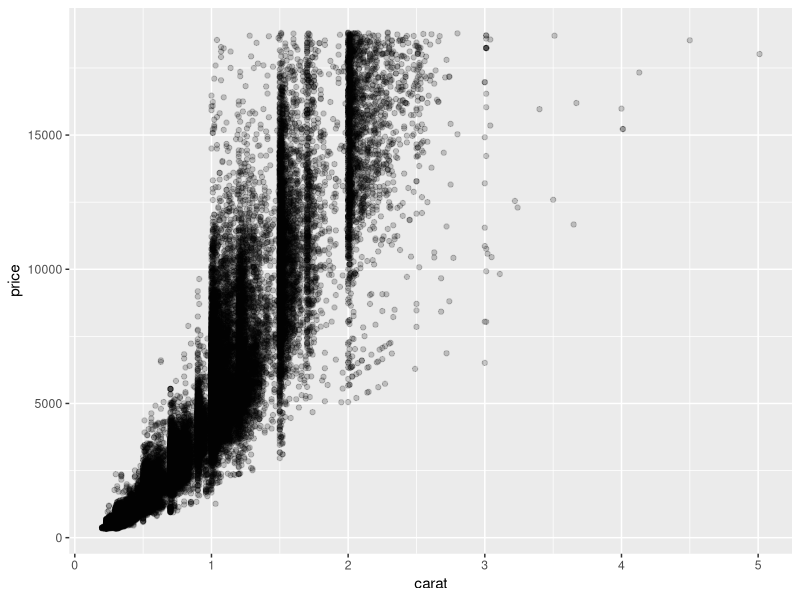
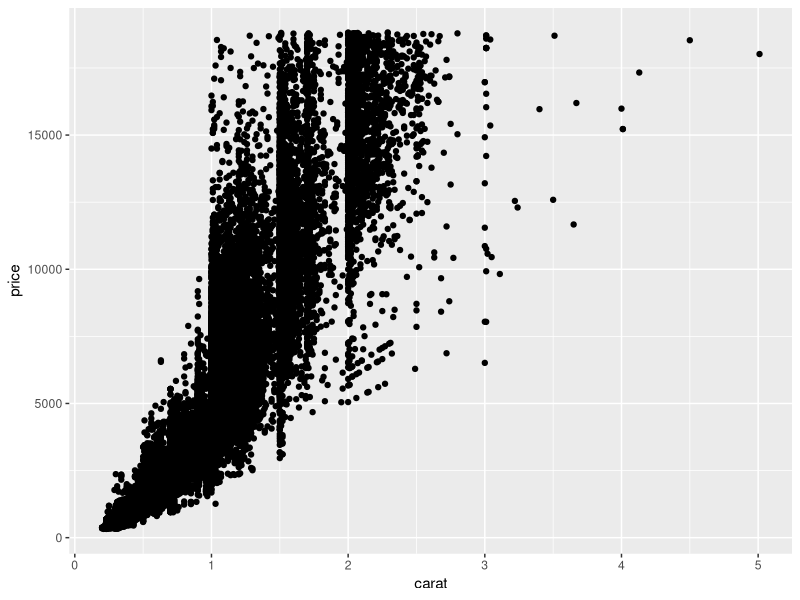
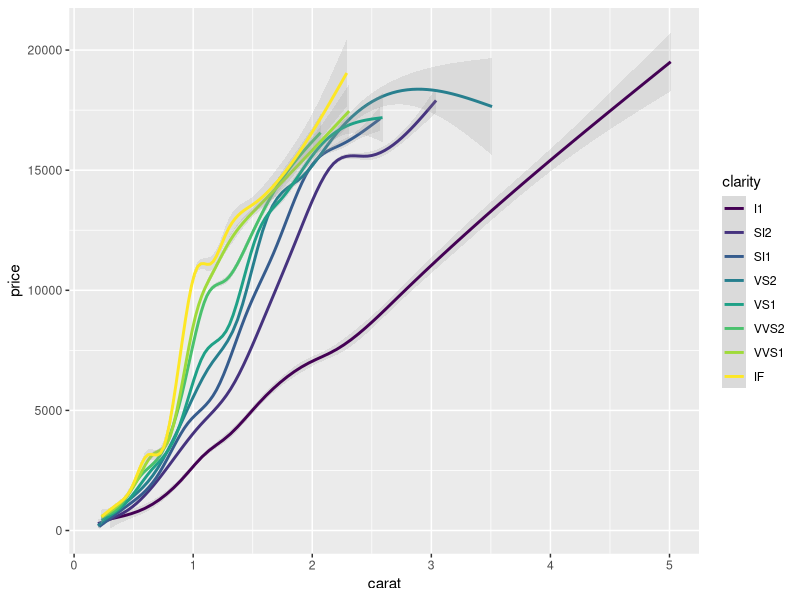
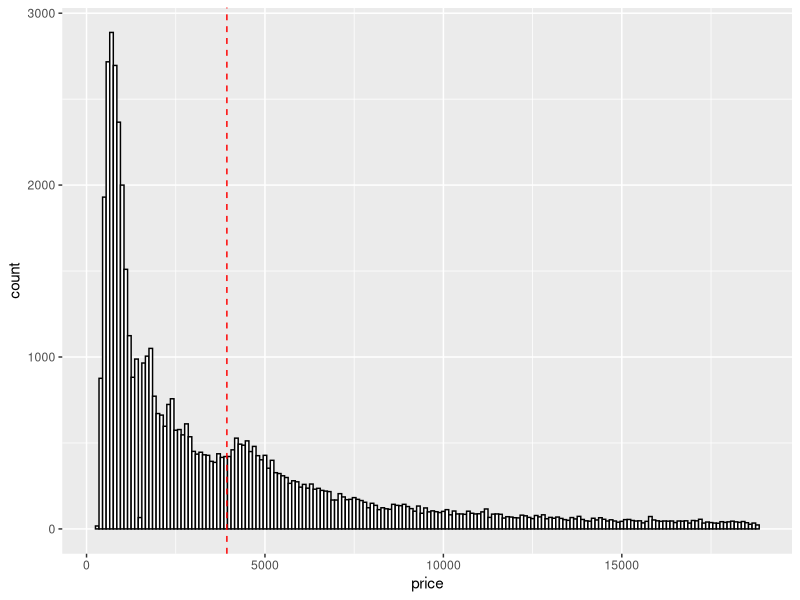
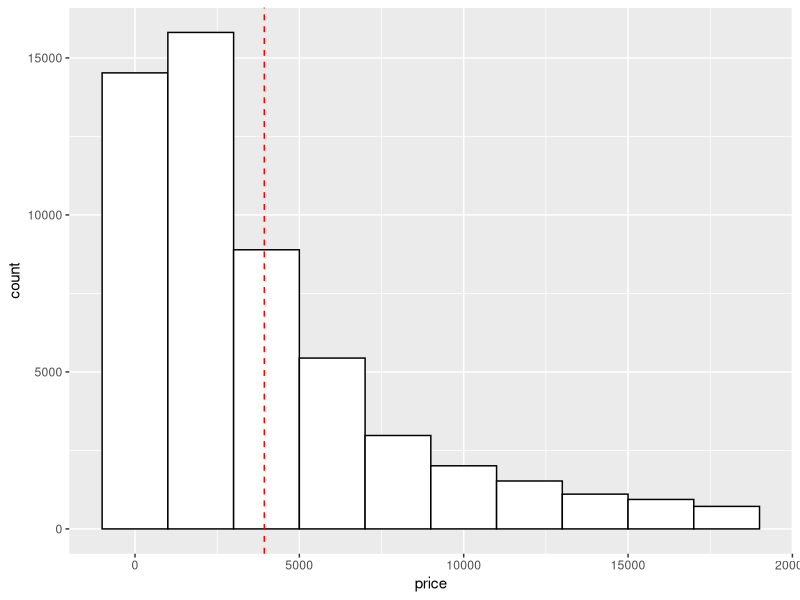
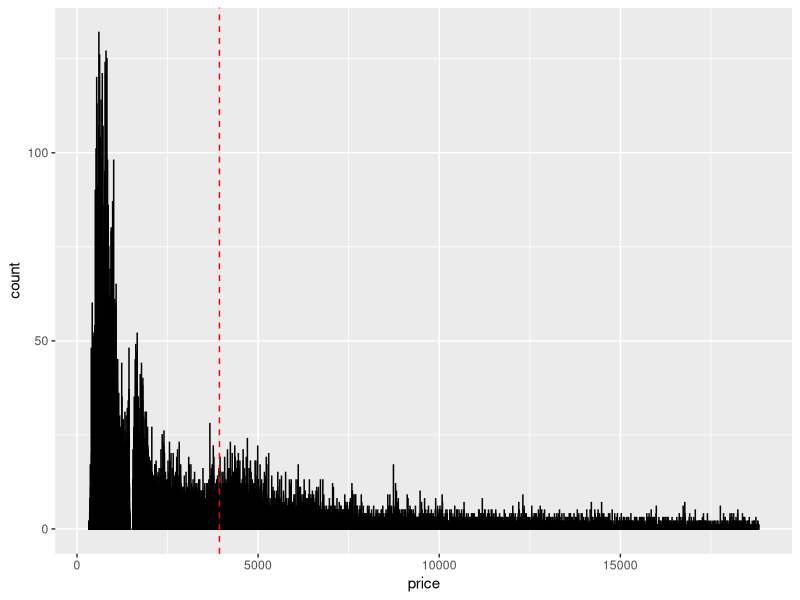
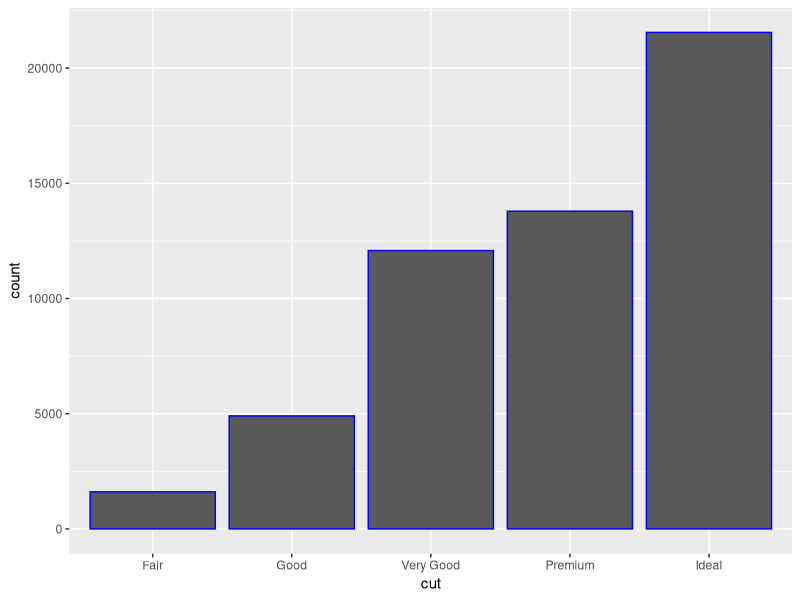
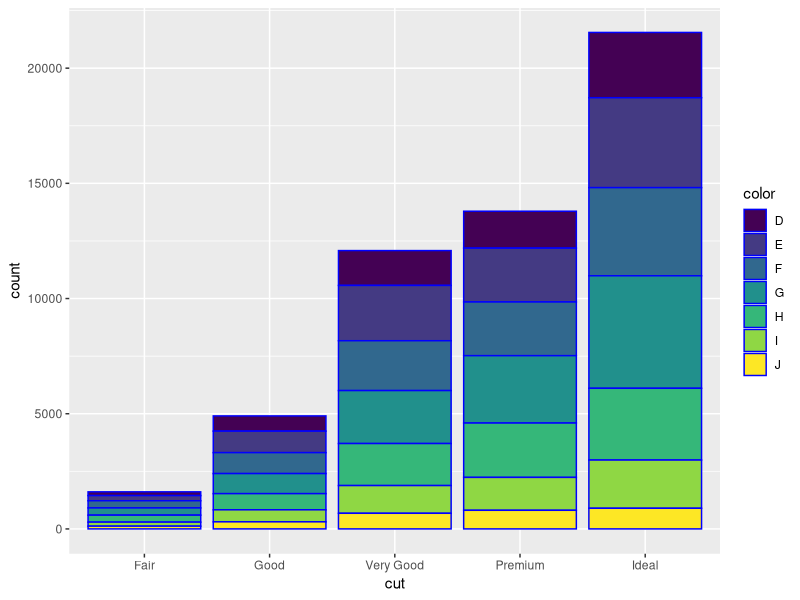

These figures' R source, in order: (Note: this script raises an error after producing the figures.)
## ---- chunk 1
knitr::opts_chunk$set(echo = TRUE)
## ---- chunk 2
library(tidyverse)
library(ggplot2)
library(dplyr)
view(diamonds)
# - An ordinal variable is a variable that generates is own class in a way, it basically creates a category in itself. The ordinal variables in the diamond are fair,good,very good, premium and ideal, The rankings indicate the quality of the diamond. The lowest would be fair, then good would be next, very good would follow after, premium will be the second highest, and finally ideal would be the final high quality cut.
## ---- chunk 3
ggplot(data = diamonds) + 
  geom_point(mapping = aes(x = carat, y = price), alpha = 0.2)

ggplot(diamonds, aes(x = carat, y = price), alpha = 0.2) +
    geom_point()

# One pattern I have noticed when it comes to the scatter plot involving the diamonds is that there seems to be almost like a straight line at certain carats, for example at carat 1 there's seem to be a line forming with all the dots to make a line. The same can be said for carats: 1.5, 1.6, 2.0, 2.2, and at 3(though its very light compared to the rest).
## ---- chunk 4
ggplot(data = diamonds)  + geom_smooth(mapping = aes(x = carat, y = price, color = clarity), alpha = 0.2)

# The method used is called 'gam', which stands for generalized additive model.
## ---- chunk 5

m <- mean(diamonds$price)
ggplot(diamonds, aes(x=price)) +
    geom_histogram(binwidth=100, colour="black", fill="white") + geom_vline(xintercept = m, linetype ="dashed", color = "red")

ggplot(diamonds, aes(x=price)) +
    geom_histogram(binwidth=2000, colour="black", fill="white") + geom_vline(xintercept = m, linetype ="dashed", color = "red")

ggplot(diamonds, aes(x=price)) +
    geom_histogram(binwidth=1, colour="black", fill="white") + geom_vline(xintercept = m, linetype ="dashed", color = "red")

# Bin width might be important for histograms to show more detail when it comes to working for large data, the lower the bin width the more detailed the graph. The larger it gives off a sense of generalization compared to the smaller bin widths.

## ---- chunk 6
ggplot(diamonds, aes(x=cut)) + geom_bar(color = "blue")
# This helps outline the bar chart, makes it a little better
ggplot(diamonds, aes(x=cut,fill=color)) + geom_bar(color = "blue")
# looks better, adds color for the bar itself
ggplot(diamonds, aes(x=cut,fill=color)) + geom_bar(color = "blue",position = "dodge")
# Adding the dodge for position, makes it easier to see the categories better
## ---- chunk 7
ggplot(diamonds, aes(x=color,y=price))+geom_violin()+geom_boxplot(width=7)
## ---- chunk 8
ggplot(diamonds,aes(x=price,color=cut,fill=cut)) + geom_density(alpha=0.4,color="black") + facet_wrap(~color)
## ---- chunk 9
bill <- as_tibble(billboard)
bill
newBill <- rename(bill,year = V1,artist = V2,song = V3, time = V4, genre = V5)
newBill %>%
  select(year,artist,song,genre,time,V8)
## ---- chunk 10
ggplot(newBill)+geom_bar(aes(x=genre))
ggplot(newBill)+geom_point(aes(x=V8,y=time,color=genre))

# I think the horizontal line with the points represent a mean of sorts like the average rank for the genre
## ---- chunk 11
cars <- datasets::cars
cars

ggplot(cars,aes(x=speed,y=dist))+geom_point()+geom_smooth()

ggplot(cars,aes(x=speed,y=dist))+geom_boxplot(color="red",shape=23,size=5)
